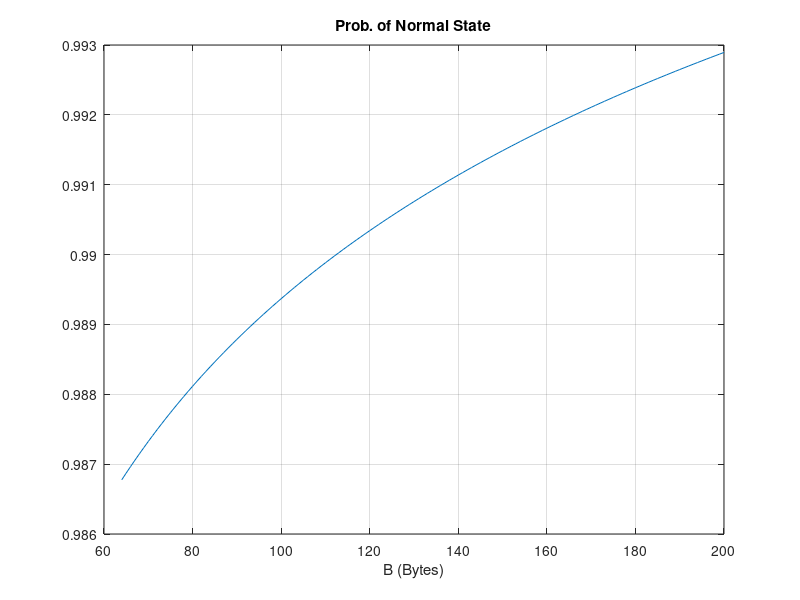
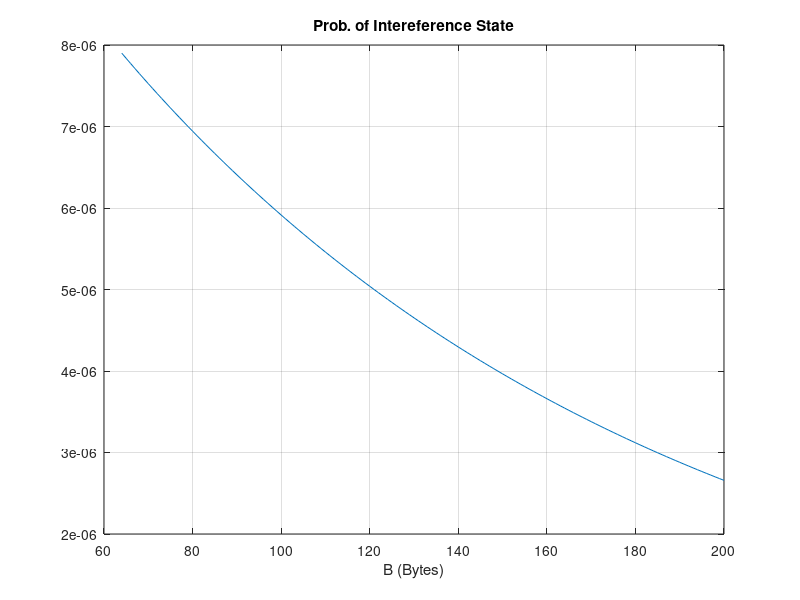
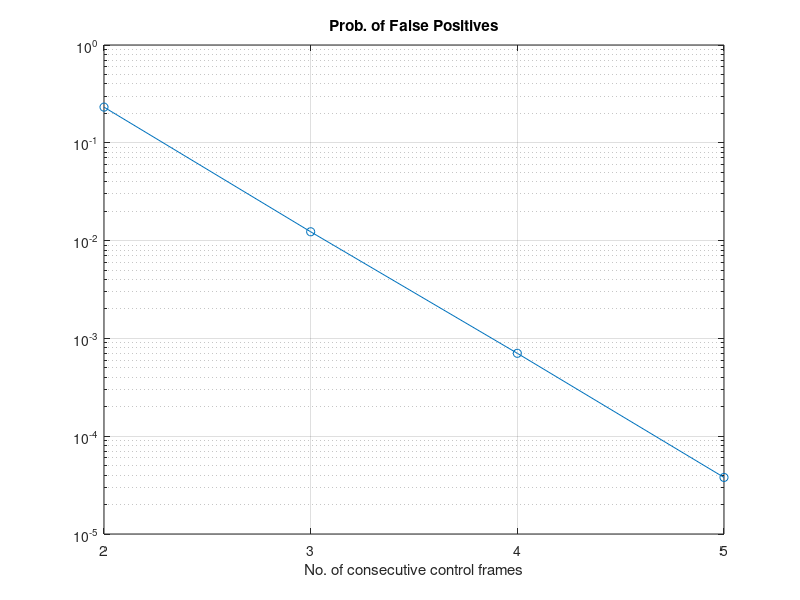
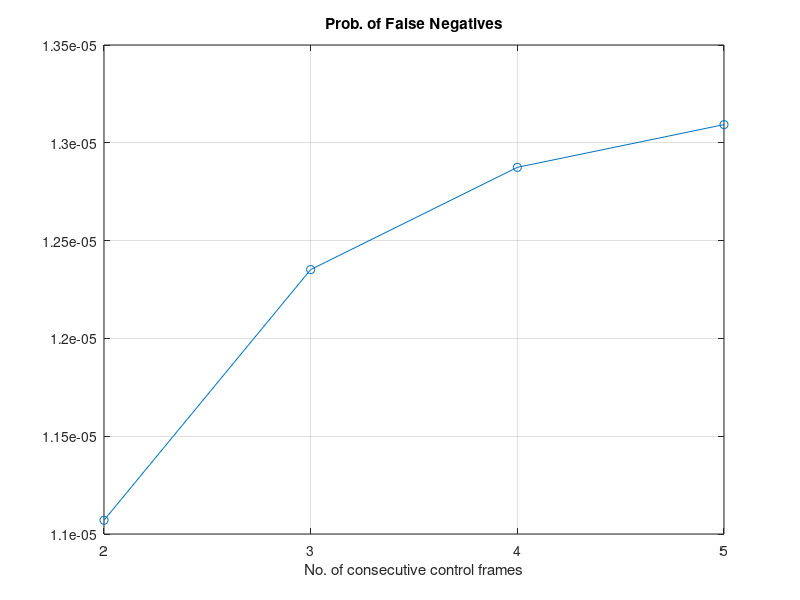

These charts were generated, in order, by the following MATLAB code:
clear all
close all
clc

%% Task 4
p= [1 8/600 8/600*5/200 8/600*5/200*2/50 8/600*5/200*2/50*1/5];
p= p/sum(p);  %probability of each state
ber=[1e-6 1e-5 1e-4 1e-3 1e-2]; %ber of each state

%4.a
pN= sum(p(1:3));
pI= sum(p(4:5));
fprintf('Task 4.a\n');
fprintf(' Prob. of normal state:       %.6e\n',pN);
fprintf(' Prob. of interference state: %.6e\n',pI);

%4.b
berN= sum(ber(1:3).*p(1:3))/pN;
berI= sum(ber(4:5).*p(4:5))/pI;
fprintf('Task 4.b\n');
fprintf(' ber in normal state:       %.2e\n',berN);
fprintf(' ber in interference state: %.2e\n',berI);

%4.c
B= 64:200;
e1= 1 - (1 - 1e-6).^(8*B);  %state 1e-6
e2= 1 - (1 - 1e-5).^(8*B);  %state 1e-5
e3= 1 - (1 - 1e-4).^(8*B);  %state 1e-4
e4= 1 - (1 - 1e-3).^(8*B);  %state 1e-3
e5= 1 - (1 - 1e-2).^(8*B);  %state 1e-2
NormalState= (e1*p(1)+e2*p(2)+e3*p(3))./(e1*p(1)+e2*p(2)+e3*p(3)+e4*p(4)+e5*p(5));
figure('Name','Task 4.c)')
plot(B,NormalState);
title('Prob. of Normal State');
xlabel('B (Bytes)');
grid on

%4.d
B= 64:200;
e1= (1 - 1e-6).^(8*B);  %state 1e-6
e2= (1 - 1e-5).^(8*B);  %state 1e-5
e3= (1 - 1e-4).^(8*B);  %state 1e-4
e4= (1 - 1e-3).^(8*B);  %state 1e-3
e5= (1 - 1e-2).^(8*B);  %state 1e-2
InterferenceState= (e4*p(4)+e5*p(5))./(e1*p(1)+e2*p(2)+e3*p(3)+e4*p(4)+e5*p(5));
figure('Name','Task 4.d)')
plot(B,InterferenceState);
title('Prob. of Intereference State');
xlabel('B (Bytes)');
grid on

%% Task 5
p= [1 8/600 8/600*5/200 8/600*5/200*2/50 8/600*5/200*2/50*1/5];
p= p/sum(p);  %probability of each state
B= 64*8;
n= 2:5;

%5.a
e1= (1 - (1 - 1e-6)^B).^n;  %state 1e-6
e2= (1 - (1 - 1e-5)^B).^n;  %state 1e-5
e3= (1 - (1 - 1e-4)^B).^n;  %state 1e-4
e4= (1 - (1 - 1e-3)^B).^n;  %state 1e-3
e5= (1 - (1 - 1e-2)^B).^n;  %state 1e-2
FalsePositives= (e1*p(1)+e2*p(2)+e3*p(3))./(e1*p(1)+e2*p(2)+e3*p(3)+e4*p(4)+e5*p(5));
figure('Name','Task 5.a')
semilogy(n,FalsePositives,'-o');
xticks(n);
title('Prob. of False Positives');
xlabel('No. of consecutive control frames');
grid on

%5.b
e1= 1 - (1 - (1 - 1e-6)^B).^n;  %state 1e-6
e2= 1 - (1 - (1 - 1e-5)^B).^n;  %state 1e-5
e3= 1 - (1 - (1 - 1e-4)^B).^n;  %state 1e-4
e4= 1 - (1 - (1 - 1e-3)^B).^n;  %state 1e-3
e5= 1 - (1 - (1 - 1e-2)^B).^n;  %state 1e-2

FalseNegatives= (e4*p(4)+e5*p(5))./(e1*p(1)+e2*p(2)+e3*p(3)+e4*p(4)+e5*p(5));
figure('Name','Task 5.b')
plot(n,FalseNegatives,'-o');
xticks(n);
title('Prob. of False Negatives');
xlabel('No. of consecutive control frames');
grid on

